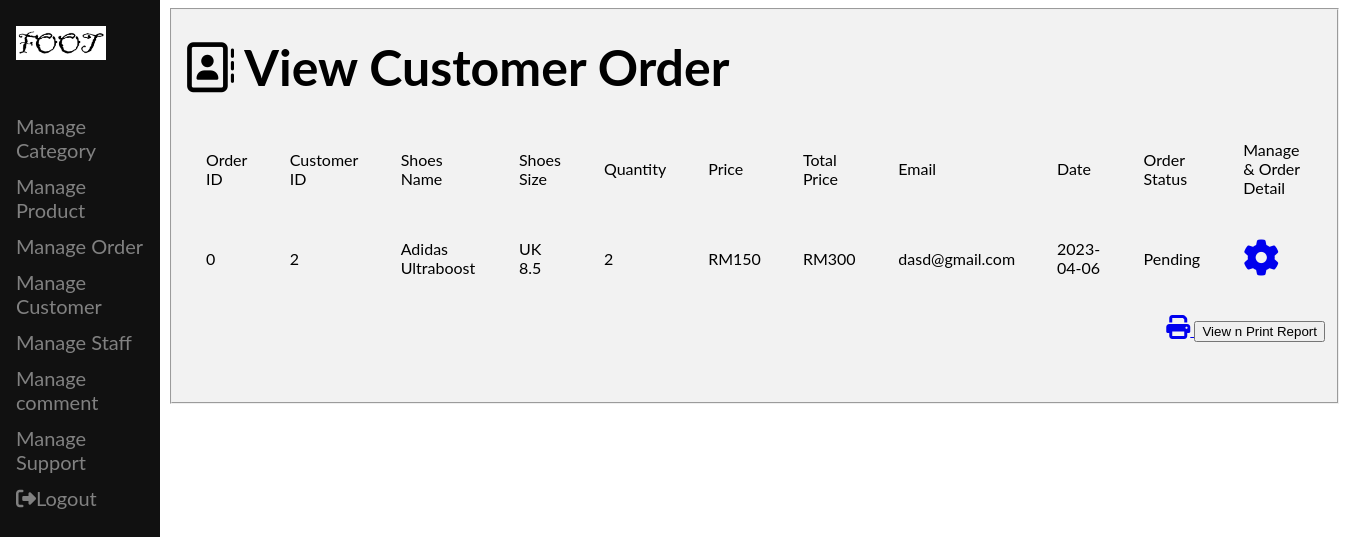
/manageorder.php, run on an earlier commit of the app's database.
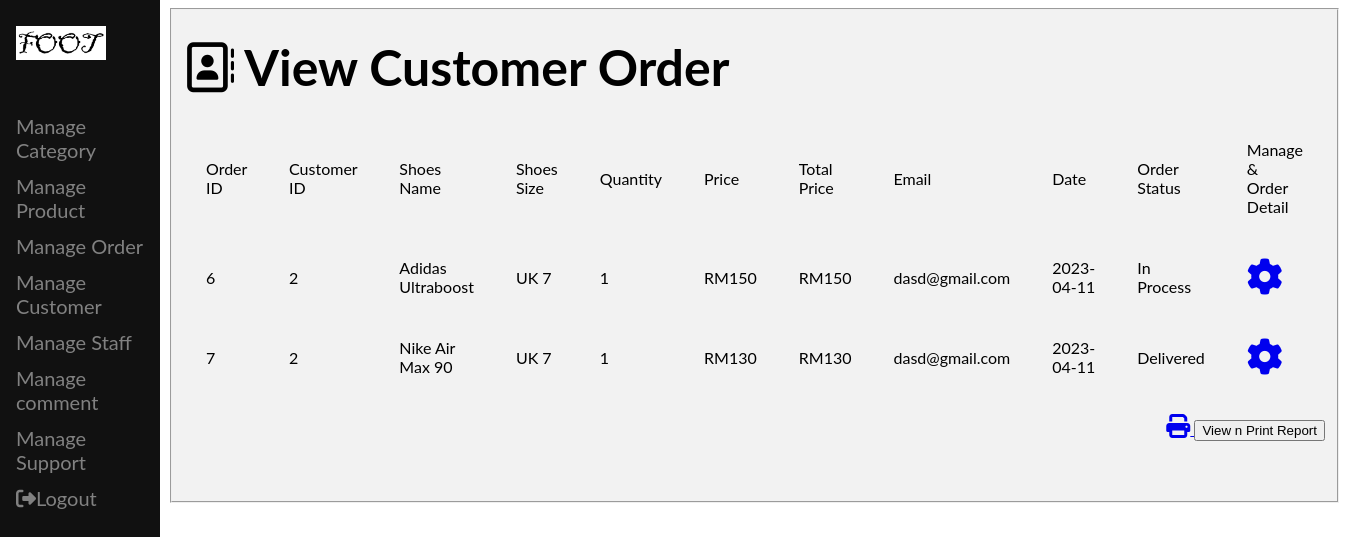
And on a later commit of the database.
### tables this page shows
CREATE TABLE `history` (
  `her_id` int(11) NOT NULL,
  `her_shoesname` varchar(50) NOT NULL,
  `her_size` varchar(10) NOT NULL,
  `her_quantity` int(11) NOT NULL,
  `her_price` int(11) NOT NULL,
  `her_email` varchar(30) NOT NULL,
  `user_id` int(11) NOT NULL,
  `order_status` varchar(20) NOT NULL DEFAULT 'Pending',
  `her_date` date NOT NULL,
  `shoe_image` varchar(255) NOT NULL,
  `his_name` varchar(50) NOT NULL,
  `his_email` varchar(50) NOT NULL,
  `his_pn` varchar(30) NOT NULL,
  `his_address` varchar(80) NOT NULL,
  `his_state` varchar(20) NOT NULL,
  `his_code` varchar(30) NOT NULL,
  `his_cardnum` varchar(30) NOT NULL,
  `his_cardname` varchar(30) NOT NULL,
  `his_cardmonth` varchar(3) NOT NULL,
  `his_cardyear` varchar(3) NOT NULL,
  `his_securecode` varchar(5) NOT NULL
);

### manageorder.php (the view, shortened to what this page needs)
<?php
    include 'adminheader.php';
    include 'conn.php';
?>
<!DOCTYPE html>
<html lang="en">
<head>
</head>
<body>
<div id="wrapper">
<div class="middle">
    <fieldset>
    <?php
        $sql = "select * from history";
        $result = mysqli_query($conn,$sql);
        ?>
      <h1><i class="fa fa-address-book-o" style="font-size:50px"></i><b style="font-size: 50px;"> View Customer Order </b></h1>
      <table border="0px">
        <tr>
          <td>Order ID</td>
          <td>Customer ID</td>
          <td>Shoes Name </td>
          <td>Shoes Size</td>
          <td>Quantity</td>
          <td>Price</td>
          <td>Total Price</td>
          <td>Email</td>
          <td>Date</td>
          <td>Order Status</td>
          <td>Manage & Order Detail</td>
        </tr>
        <?php
        while($row = mysqli_fetch_array($result))
        {
          $total=0;
          $p=$row["her_price"];
          $q=$row["her_quantity"];
          $subtotal=$p*$q;
          $total =  $total + $subtotal;
            ?>
        <tr>
          <td><?php echo $row["her_id"]; ?></td>
          <td><?php echo $row["user_id"]; ?></td>
          <td><?php echo $row["her_shoesname"];	?></td>
          <td>UK <?php echo $row["her_size"];	?></td>
          <td><?php echo $row["her_quantity"];?></td>
          <td>RM<?php echo $p;?></td>
          <td>RM<?php echo $total;?></td>
          <td><?php echo $row["her_email"];?></td>
          <td><?php echo $row["her_date"];?></td>
          <td><?php echo $row["order_status"];?></td>
          <td>
            <a href="admin_history.php?her_id=<?php echo $row["her_id"];?>" alt="update"><i class="fa fa-cog" style="font-size:36px"></i></a>
          </td>
        </tr>
            <?php
        }
		?>
      </table>
<p>
      <span class="left" ><a href="reportorder.php" alt="insert"> <i class='fas fa-print' style='font-size:24px'></i> <input type="button" value="View n Print Report"></span></p>
    </fieldset>
  </div>
</div>
</body>
</html>

What changed in the data, as far as the page shows it:
removed history: her_id "0", user "2", her_shoesname "Adidas Ultraboost", her_size "8.5", her_quantity "2", her_price "150", total "300", her_email "dasd@gmail.com", her_date "2023-04-06", order_status "Pending"
added history: her_id "6", user "2", her_shoesname "Adidas Ultraboost", her_size "7", her_quantity "1", her_price "150", total "150", her_email "dasd@gmail.com", her_date "2023-04-11", order_status "In Process"
added history: her_id "7", user "2", her_shoesname "Nike Air Max 90", her_size "7", her_quantity "1", her_price "130", total "130", her_email "dasd@gmail.com", her_date "2023-04-11", order_status "Delivered"
